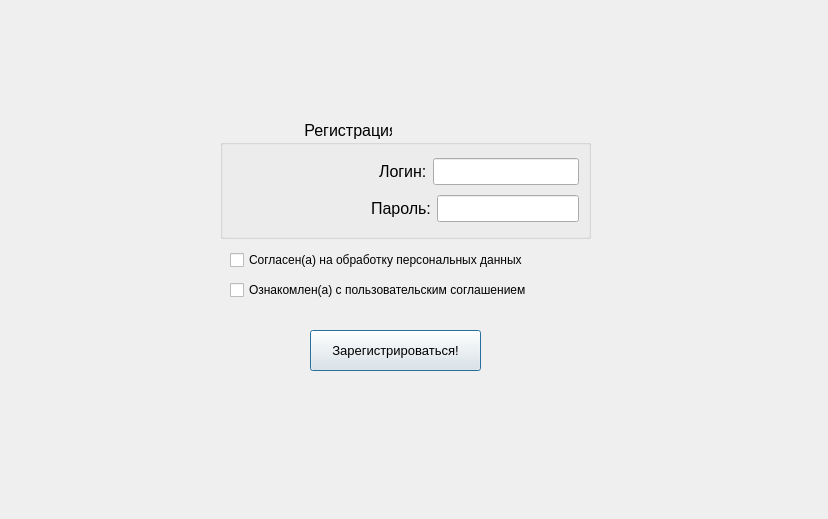
<?xml version="1.0" encoding="UTF-8"?>
<ui version="4.0">
 <class>reg</class>
 <widget class="QDialog" name="reg">
  <property name="geometry">
   <rect>
    <x>0</x>
    <y>0</y>
    <width>828</width>
    <height>519</height>
   </rect>
  </property>
  <property name="windowTitle">
   <string>Dialog</string>
  </property>
  <widget class="QGroupBox" name="groupBox">
   <property name="geometry">
    <rect>
     <x>220</x>
     <y>120</y>
     <width>371</width>
     <height>119</height>
    </rect>
   </property>
   <property name="font">
    <font>
     <pointsize>12</pointsize>
    </font>
   </property>
   <property name="title">
    <string>                   Регистрация</string>
   </property>
   <layout class="QVBoxLayout" name="verticalLayout">
    <item>
     <layout class="QHBoxLayout" name="horizontalLayout">
      <item>
       <spacer name="horizontalSpacer">
        <property name="orientation">
         <enum>Qt::Horizontal</enum>
        </property>
        <property name="sizeHint" stdset="0">
         <size>
          <width>25</width>
          <height>20</height>
         </size>
        </property>
       </spacer>
      </item>
      <item>
       <widget class="QLabel" name="label">
        <property name="text">
         <string>Логин:</string>
        </property>
       </widget>
      </item>
      <item>
       <widget class="QLineEdit" name="lineEdit"/>
      </item>
     </layout>
    </item>
    <item>
     <layout class="QHBoxLayout" name="horizontalLayout_2">
      <item>
       <spacer name="horizontalSpacer_2">
        <property name="orientation">
         <enum>Qt::Horizontal</enum>
        </property>
        <property name="sizeHint" stdset="0">
         <size>
          <width>25</width>
          <height>10</height>
         </size>
        </property>
       </spacer>
      </item>
      <item>
       <widget class="QLabel" name="label_2">
        <property name="text">
         <string>Пароль:</string>
        </property>
       </widget>
      </item>
      <item>
       <widget class="QLineEdit" name="lineEdit_2"/>
      </item>
     </layout>
    </item>
   </layout>
  </widget>
  <widget class="QCheckBox" name="checkBox">
   <property name="geometry">
    <rect>
     <x>230</x>
     <y>250</y>
     <width>311</width>
     <height>20</height>
    </rect>
   </property>
   <property name="text">
    <string>Согласен(а) на обработку персональных данных</string>
   </property>
  </widget>
  <widget class="QCheckBox" name="checkBox_2">
   <property name="geometry">
    <rect>
     <x>230</x>
     <y>280</y>
     <width>351</width>
     <height>20</height>
    </rect>
   </property>
   <property name="text">
    <string>Ознакомлен(а) с пользовательским соглашением</string>
   </property>
  </widget>
  <widget class="QPushButton" name="pushButton">
   <property name="geometry">
    <rect>
     <x>310</x>
     <y>330</y>
     <width>171</width>
     <height>41</height>
    </rect>
   </property>
   <property name="font">
    <font>
     <pointsize>10</pointsize>
    </font>
   </property>
   <property name="text">
    <string>Зарегистрироваться!</string>
   </property>
  </widget>
 </widget>
 <resources/>
 <connections/>
</ui>
